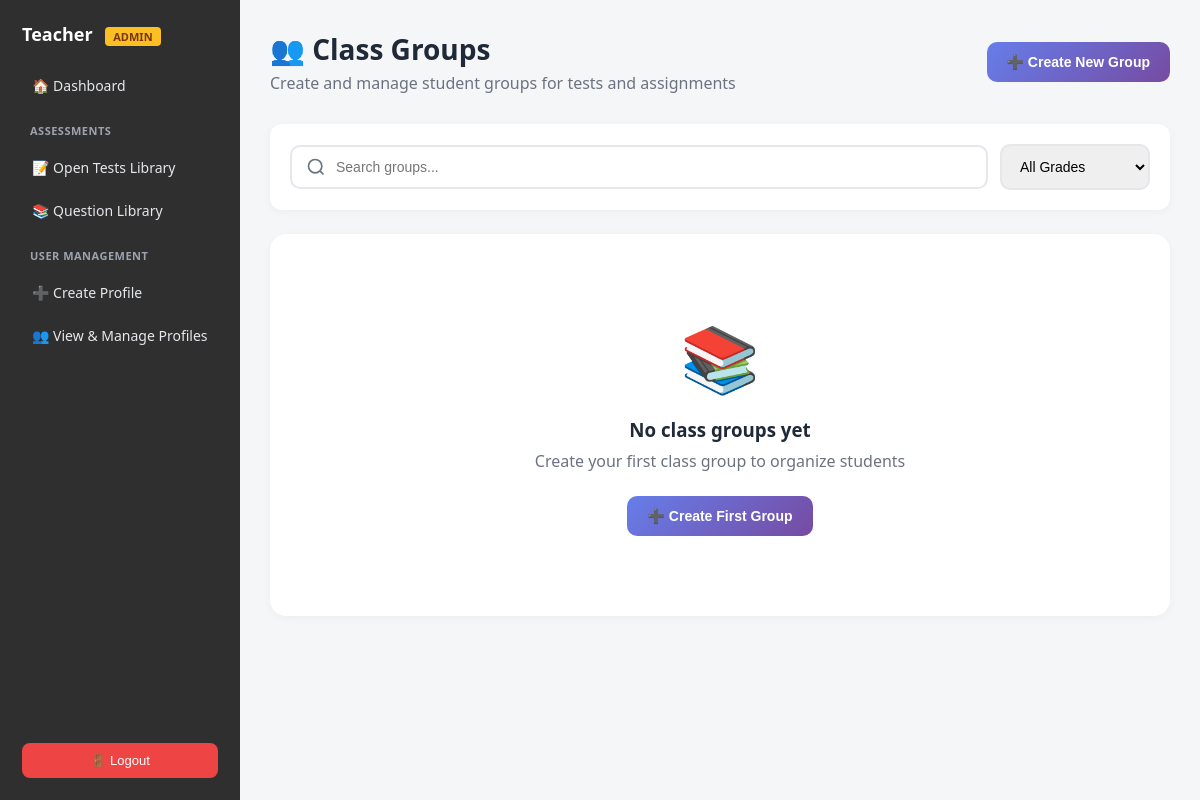
The app's page /teacher/class-groups/ (signed in), older data.
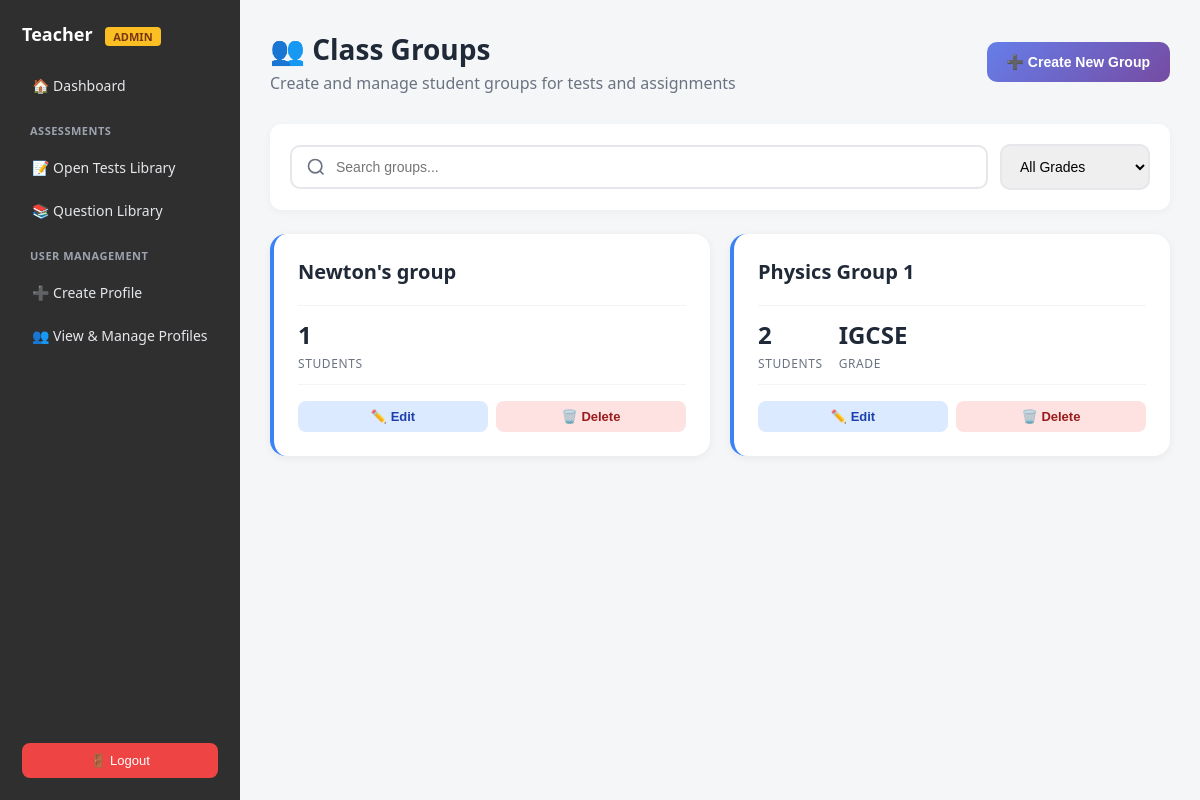
The same page, newer data.
### core/models.py (models this page shows, shortened)
class ClassGroup(models.Model):
    name = models.CharField(max_length=200)
    school = models.ForeignKey('School', on_delete=models.CASCADE)
    created_by = models.ForeignKey(User, on_delete=models.CASCADE)
    grade = models.ForeignKey('Grade', on_delete=models.SET_NULL, null=True, blank=True)
    students = models.ManyToManyField(User, related_name='student_groups', blank=True)
    section = models.CharField(max_length=10, blank=True)  # e.g., "A", "B", "Morning"
    subject = models.ForeignKey('Subject', on_delete=models.SET_NULL, null=True, blank=True)

class Grade(models.Model):
    name = models.CharField(max_length=50)
    class Meta:
        ordering = ["name"]
        verbose_name = "Grade"
        verbose_name_plural = "Grades"

### core/views.py (the view, shortened to what this page needs)
# urls.py: path("teacher/class-groups/", views.manage_class_groups, name="manage_class_groups"),
@login_required
def manage_class_groups(request):
    school = get_user_school(request.user)
    groups = ClassGroup.objects.filter(
        school=school
    ).prefetch_related('students').order_by('name')
    students = User.objects.filter(
        profile__school=school,
        profile__role='student'
    ).select_related('profile').order_by('profile__grade', 'profile__division', 'first_name')
    grades = Grade.objects.all()
    return render(request, 'teacher/manage_class_groups.html', {
        'groups': groups,
        'students': students,
        'grades': grades,
        'school': school
    })

### core/views.py (called while the page is built)
def get_user_school(user):
    try:
        return user.profile.school
    except:
        return None

### core/templates/teacher/manage_class_groups.html (shortened to what this page needs)
{% extends "teacher/teacher_base.html" %}
{% block content %}
<div class="page-header">
  <div>
    <h1>👥 Class Groups</h1>
    <p>Create and manage student groups for tests and assignments</p>
  </div>
  <button class="btn btn-primary" onclick="openCreateModal()">
    ➕ Create New Group
  </button>
</div>
<div class="search-filter-bar">
  <input
    type="text"
    class="search-input"
    id="searchInput"
    placeholder="Search groups..."
    onkeyup="filterGroups()"
  >
  <select class="filter-select" id="gradeFilter" onchange="filterGroups()">
    <option value="">All Grades</option>
  </select>
</div>
<div class="groups-grid" id="groupsGrid">
  {% for group in groups %}
  <div class="group-card"
       style="border-left-color: {{ group.color|default:'#3b82f6' }};"
       data-group-id="{{ group.id }}"
       data-group-name="{{ group.name|lower }}"
       data-group-grade="{{ group.grade.id|default:'' }}">
    <div class="group-header">
      <div style="flex: 1;">
        <h3 class="group-name">{{ group.name }}</h3>
      </div>
    </div>
    <div class="group-stats">
      <div class="stat">
        <div class="stat-value">{{ group.students.count }}</div>
        <div class="stat-label">Students</div>
      </div>
      {% if group.grade %}
      <div class="stat">
        <div class="stat-value">{{ group.grade.name }}</div>
        <div class="stat-label">Grade</div>
      </div>
      {% endif %}
    </div>
    <div class="group-actions">
      <button class="action-btn action-btn-edit"
              onclick="openEditModal({{ group.id }}, '{{ group.name|escapejs }}', '{{ group.description|default:''|escapejs }}', '{{ group.color|default:'#3b82f6' }}', {{ group.grade.id|default:'null' }})">
        ✏️ Edit
      </button>
      <button class="action-btn action-btn-delete"
              onclick="confirmDelete({{ group.id }}, '{{ group.name|escapejs }}')">
        🗑️ Delete
      </button>
    </div>
  </div>
  {% empty %}
  <div class="empty-state" id="emptyState" style="grid-column: 1 / -1;">
    <div class="empty-icon">📚</div>
    <h3>No class groups yet</h3>
    <p>Create your first class group to organize students</p>
    <button class="btn btn-primary" onclick="openCreateModal()">
      ➕ Create First Group
    </button>
  </div>
  {% endfor %}
</div>
{% endblock %}

Row changes from the older to the newer data that the page shows:
added ClassGroup: name "Newton's group", students.count "1"
added ClassGroup: name "Physics Group 1", students.count "2", grade.name "IGCSE"
Text that changed along with them:
text no longer shown: "📚 No class groups yet Create your first class group to organize students ➕ Create First Group"
